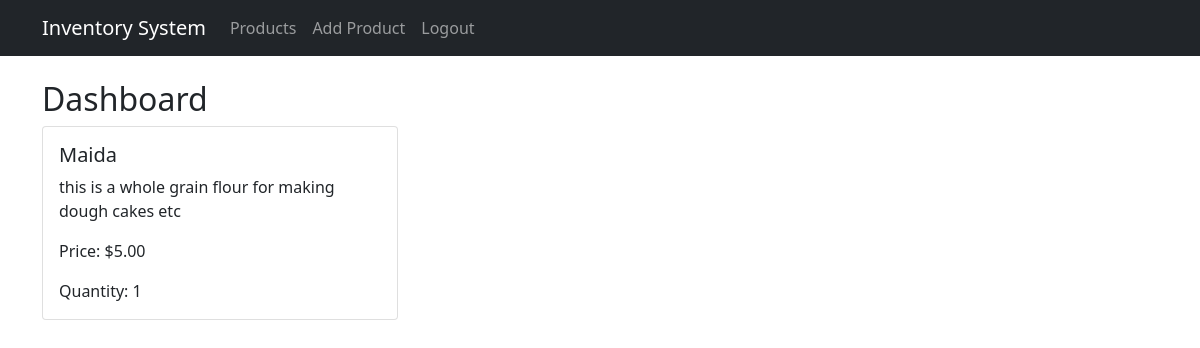
The page /dashboard/ (signed in) on the database as committed earlier.
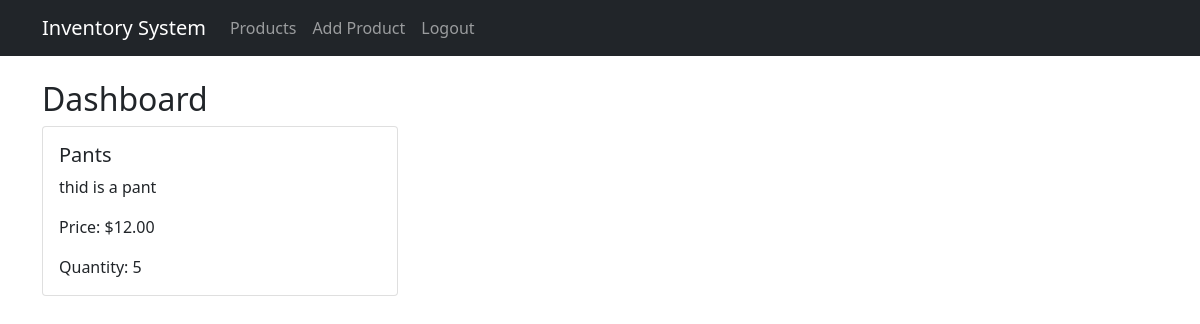
The same page on the database as committed later.
### inventory/models.py (models this page shows, shortened)
class Product(models.Model):
    name = models.CharField(max_length=100)
    description = models.TextField(blank=True)
    price = models.DecimalField(max_digits=10, decimal_places=2)
    quantity = models.IntegerField()
    created_by = models.ForeignKey(User, on_delete=models.CASCADE)
    created_at = models.DateTimeField(auto_now_add=True)
    updated_at = models.DateTimeField(auto_now=True)

### inventory/views.py (the view)
# urls.py: path('dashboard/', dashboard_view, name='dashboard'),
@login_required
def dashboard_view(request):
    products = Product.objects.filter(created_by=request.user)
    total_products = products.count()
    low_stock = products.filter(quantity__lt=10).count()
    return render(request, 'dashboard.html', {
        'total_products': total_products,
        'low_stock': low_stock,
        'products': products[:5]  # Show recent 5 products
    })

### inventory/templates/dashboard.html
{% extends 'base.html' %}
{% block content %}
<h2>Dashboard</h2>
<div class="row">
    {% for product in products %}
    <div class="col-md-4 mb-4">
        <div class="card">
            <div class="card-body">
                <h5 class="card-title">{{ product.name }}</h5>
                <p class="card-text">{{ product.description }}</p>
                <p class="card-text">Price: ${{ product.price }}</p>
                <p class="card-text">Quantity: {{ product.quantity }}</p>
            </div>
        </div>
    </div>
    {% endfor %}
</div>
{% endblock %}

### inventory/templates/base.html (shortened to what this page needs)
<!DOCTYPE html>
<html>
<head>
    <link href="https://cdn.jsdelivr.net/npm/bootstrap@5.1.3/dist/css/bootstrap.min.css" rel="stylesheet">
</head>
<body>
    <nav class="navbar navbar-expand-lg navbar-dark bg-dark">
        <div class="container">
            <a class="navbar-brand" href="#">Inventory System</a>
            <div class="collapse navbar-collapse">
                <div class="navbar-nav">
                  {% if user.is_authenticated %}
    <a class="nav-link" href="{% url 'product_list' %}">Products</a>
    <a class="nav-link" href="{% url 'product_create' %}">Add Product</a>
    <a class="nav-link" href="{% url 'logout' %}">Logout</a>
{% else %}
    <a class="nav-link" href="{% url 'login' %}">Login</a>
    <a class="nav-link" href="{% url 'register' %}">Register</a>
{% endif %}
                </div>
            </div>
        </div>
    </nav>
    <div class="container mt-4">
        {% block content %}{% endblock %}
    </div>
</body>
</html>

Rows that differ between the two databases and show on the page:
removed Product: name "Maida", description "this is a whole grain flour for making dough cakes etc", price "5.00", quantity "1"
added Product: name "Pants", description "thid is a pant", price "12.00", quantity "5"
